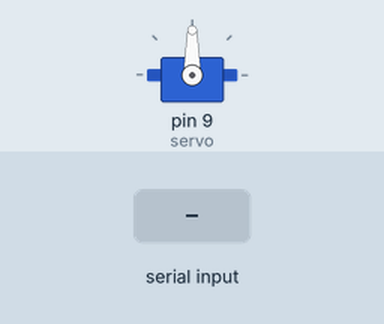
The sketch below on a simulated Arduino Uno, built with avr-gcc and run on an emulated ATmega328P. Parts: servo. The inputs (shaded band) are chosen by the test bench.

Above: at 1.2 s.
1.3 s: "GOOD\n" received over Serial
At 2.1 s:
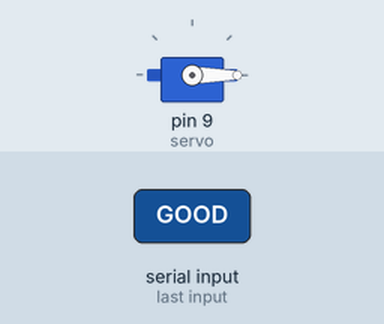
3.8 s: "BAD\n" received over Serial
At 4.1 s:
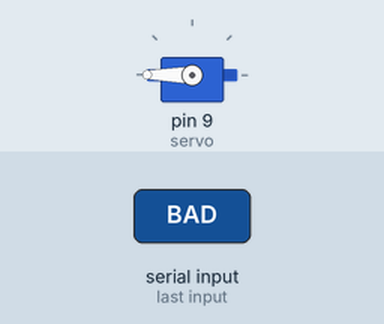
Timing chart, 0 to 6.8 s (numbered marks = the images above; inputs shaded):
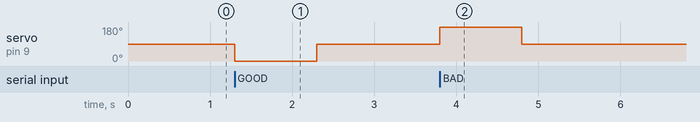

The sketch:

ardiuno.ino
```cpp
#include <Servo.h>

Servo servo;

void setup() {
  Serial.begin(115200);
  servo.attach(9);
  servo.write(90);
}

void loop() {
  if (Serial.available()) {
    String command = Serial.readStringUntil('\n');

    if (command == "GOOD") {
      servo.write(0);
      delay(1000);
      servo.write(90);
    } else if (command == "BAD") {
      servo.write(180);
      delay(1000);
      servo.write(90);
    }
  }
}
```

Measured:
- after the input at 1.3 s, servo on pin 9 (servo): 90° → 0° at once, → 90° 1.0 s later
- after the input at 3.8 s, servo on pin 9 (servo): 90° → 180° at once, → 90° 1.0 s later
